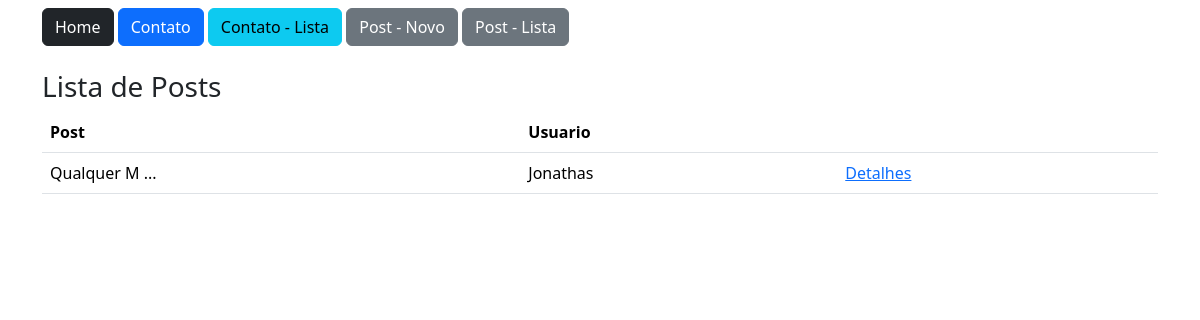
Before: /post/lista/ (signed in) with the older database file.
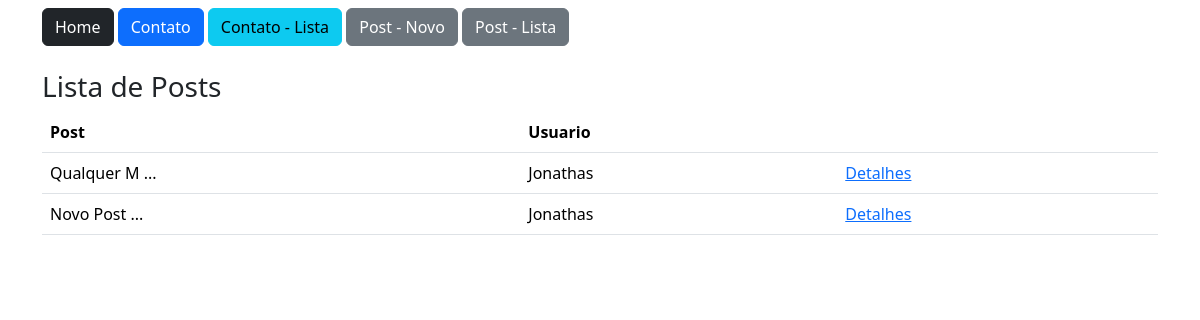
After: the same page with the newer database file.
### estudo/models.py (models this page shows)
class Post(db.Model):
    id = db.Column(db.Integer, primary_key=True)
    data_criacao = db.Column(db.DateTime, default=datetime.utcnow())
    mensagem = db.Column(db.String, nullable=True)
    imagem = db.Column(db.String, nullable=True, default='default.png')
    user_id = db.Column(db.Integer, db.ForeignKey('user.id'), nullable=True)
    comentarios = db.relationship('PostComentarios', backref='post', lazy=True)
    def msg_resumo(self):
        return f"{self.mensagem[:10]} ..."

class User(db.Model, UserMixin):
    id = db.Column(db.Integer, primary_key=True)
    nome = db.Column(db.String, nullable=True)
    sobrenome = db.Column(db.String, nullable=True)
    email = db.Column(db.String, nullable=True)
    senha = db.Column(db.String, nullable=True)
    posts = db.relationship('Post', backref='user', lazy=True)
    post_comentarios = db.relationship('PostComentarios', backref='user', lazy=True)

### estudo/views.py (the view)
@app.route('/post/lista/')
@login_required
def PostLista():
    posts = Post.query.all()
    print(current_user.posts)
    return render_template('post_lista.html', posts=posts)

### estudo/models.py (called while the page is built)
@login_manager.user_loader
def load_user(user_id):
    return User.query.get(user_id)

### estudo/templates/post_lista.html
{% extends 'base.html' %}
{% block content %}
    <div class="container">
        {% include 'nav.html' %}
            <div class="row mt-4">
                <h3>Lista de Posts</h3>
                <div class="col-12">
                    <table class="table">
                        <thead>
                            <tr>
                                <th>Post</th>
                                <th>Usuario</th>
                                <th></th>
                            </tr>
                        </thead>
                        <tbody>
                            {% for linha in posts %}
                            <tr>
                                <td>{{linha.msg_resumo()}}</td>
                                <td>{{linha.user.nome}}</td>
                                <td><a href="{{url_for('PostDetail', id=linha.id)}}">Detalhes</a></td>
                            </tr>
                            {% endfor %}
                        </tbody>
                    </table>
                </div>
            </div>
    </div>
{% endblock %}

### estudo/templates/base.html (shortened to what this page needs)
<!DOCTYPE html>
<html lang="pt-br">
<head>
    <link href="https://cdn.jsdelivr.net/npm/bootstrap@5.3.2/dist/css/bootstrap.min.css" rel="stylesheet">
</head>
<body>
    <section class="container-fluid mt-2">
        {% block content %} {% endblock %}
    </section>
</body>
</html>

### estudo/templates/nav.html
<a href="/" class="btn btn-dark">Home</a>
<a href="{{url_for('contato')}}" class="btn btn-primary">Contato</a>
<a href="{{url_for('contatoLista')}}" class="btn btn-info">Contato - Lista</a>
<a href="{{url_for('PostNovo')}}" class="btn btn-secondary">Post - Novo</a>
<a href="{{url_for('PostLista')}}" class="btn btn-secondary">Post - Lista</a>

Changed rows visible on the page:
added Post: msg_resumo "Novo Post ...", user.nome "Jonathas"
